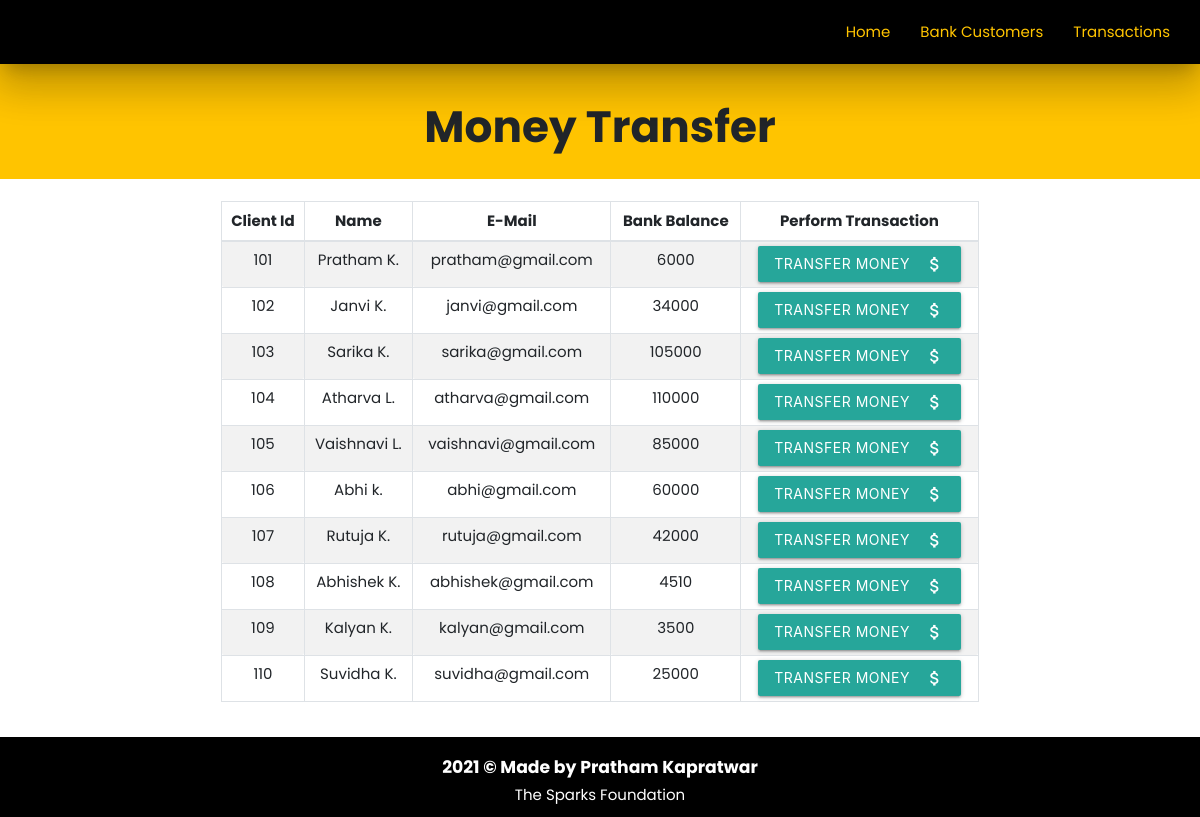
The page /php/transfermoney.php on the database its author committed.
### tables this page shows
CREATE TABLE `clients` (
  `c_id` int(3) NOT NULL,
  `c_name` varchar(20) NOT NULL,
  `c_mail` varchar(20) DEFAULT NULL,
  `c_balance` int(10) NOT NULL
);

### php/transfermoney.php (the view, shortened to what this page needs)
<!DOCTYPE html>
<html lang="en">
<head>
    <link rel="stylesheet" href="https://maxcdn.bootstrapcdn.com/bootstrap/4.0.0/css/bootstrap.min.css">
    <link rel="stylesheet" href="../css/style.css">
    <link rel="stylesheet" href="https://cdnjs.cloudflare.com/ajax/libs/materialize/1.0.0/css/materialize.min.css">
</head>
<body>
    <?php
    include './connection.php';
    $sql = "SELECT * FROM clients";
    $result = mysqli_query($conn, $sql);
    ?>
    <?php
    include './navbar.php';
    ?>
    <div class="center mt-0 #ffab00 amber accent-3">
        <h3><b></span>Money Transfer</b></h3>
    </div>
    <div class="container">
        <br />
        <div class="row">
            <div class="col">
                <div class="container-fluid table-responsive-sm">
                    <table class="table table-hover table-sm table-striped table-condensed table-bordered">
                        <thead>
                            <tr>
                                <th scope="col" class="text-center py-2">Client Id</th>
                                <th scope="col" class="text-center py-2">Name</th>
                                <th scope="col" class="text-center py-2">E-Mail</th>
                                <th scope="col" class="text-center py-2">Bank Balance</th>
                                <th scope="col" class="text-center py-2">Perform Transaction</th>
                            </tr>
                        </thead>
                        <tbody>
                            <?php
                            if (isset($result)) {
                                while ($rows = mysqli_fetch_assoc($result)) {
                            ?>
                                    <tr>
                                        <td class="center py-2"><?php echo (isset($rows['c_id']) ? $rows['c_id'] : ''); ?></td>
                                        <td class="center py-2"><?php echo (isset($rows['c_name']) ? $rows['c_name'] : ''); ?></td>
                                        <td class="center py-2"><?php echo (isset($rows['c_mail']) ? $rows['c_mail'] : ''); ?></td>
                                        <td class="center py-2"><?php echo (isset($rows['c_balance']) ? $rows['c_balance'] : ''); ?></td>
                                        <td class="center"><a href="userdetails.php?c_id=<?php echo $rows['c_id']; ?>"> <button type="button" class="btn ">Transfer Money<i class="material-icons right">attach_money</i></button></a></td>
                                    </tr>
                            <?php
                                }
                            }
                            ?>
                        </tbody>
                    </table>
                </div>
            </div>
        </div>
    </div>
    <footer class="center footer">
        <h6 class="info"><b>2021 © Made by Pratham Kapratwar</b></h6>
        The Sparks Foundation
    </footer>
</body>
</html>

### css/style.css (style rules this page uses)
body { font-family: Poppins; margin: 0; }
.footer { color: white; background: rgb(0, 0, 0); margin-bottom: 0; bottom: 0; padding: 10px; }
.info { font-weight: 500; }

### php/transfermoney.php (style rules this page uses)
.mt-0 { padding: 10px; top: 0; }
* { font-family: Poppins; }

### php/navbar.php (style rules this page uses)
a:link { color: #ffc400; }

### rows shown on the page
clients: c_id "101", c_name "Pratham K.", c_mail "pratham@gmail.com", c_balance "6000"
clients: c_id "102", c_name "Janvi K.", c_mail "janvi@gmail.com", c_balance "34000"
clients: c_id "103", c_name "Sarika K.", c_mail "sarika@gmail.com", c_balance "105000"
clients: c_id "104", c_name "Atharva L.", c_mail "atharva@gmail.com", c_balance "110000"
clients: c_id "105", c_name "Vaishnavi L.", c_mail "vaishnavi@gmail.com", c_balance "85000"
clients: c_id "106", c_name "Abhi k.", c_mail "abhi@gmail.com", c_balance "60000"
clients: c_id "107", c_name "Rutuja K.", c_mail "rutuja@gmail.com", c_balance "42000"
clients: c_id "108", c_name "Abhishek K.", c_mail "abhishek@gmail.com", c_balance "4510"
clients: c_id "109", c_name "Kalyan K.", c_mail "kalyan@gmail.com", c_balance "3500"
clients: c_id "110", c_name "Suvidha K.", c_mail "suvidha@gmail.com", c_balance "25000"
